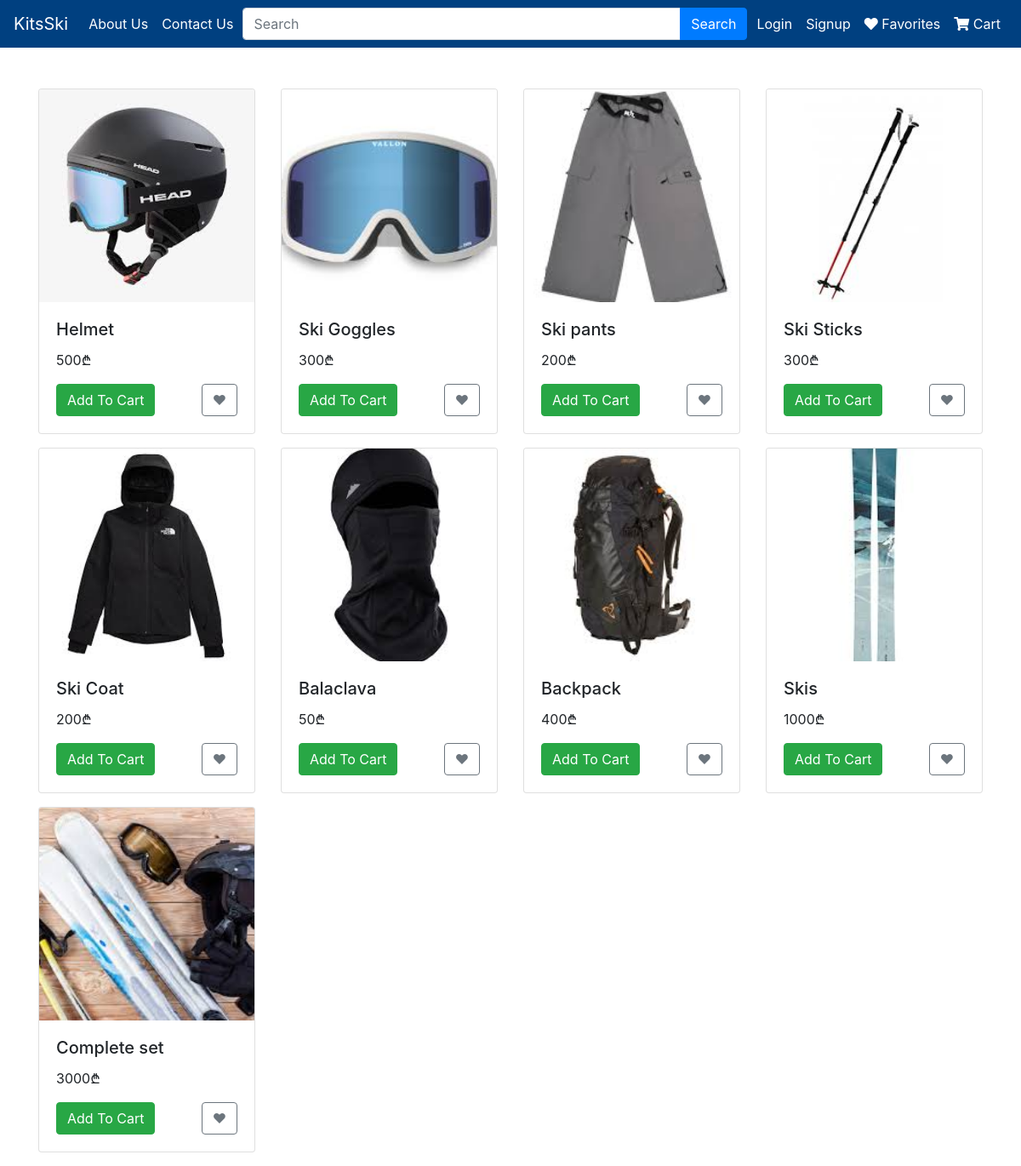
The page / on the database its author committed.
### models/Product.py (models this page shows)
class Product(db.Model):
    __tablename__ = "products"
    id = db.Column(db.Integer(), primary_key=True)
    name = db.Column(db.String(), nullable=False)
    price = db.Column(db.Integer(), nullable=False)
    image = db.Column(db.String())
    cart = db.relationship('Cart', back_populates='product')

### routes.py (the view, shortened to what this page needs)
@app.route("/", methods=['GET', 'POST'])
def home():
    search_form = SearchForm()
    product_form = ProductForm()
    if search_form.validate_on_submit():
        search_query = search_form.searchBar.data
        products = Product.query.filter(Product.name.ilike(f"%{search_query}%")).all()
    else:
        products = Product.query.all()
    return render_template("home.html", products=products, search_form=search_form, product_form=product_form)

### forms/SearchForm.py
class SearchForm(FlaskForm):
    searchBar = StringField('Search bar')
    searchButton = SubmitField('Search')

### forms/ProductForm.py
class ProductForm(FlaskForm):
    productId = StringField()
    addToCart = SubmitField('Add to cart')
    favorite = SubmitField('❤')

### templates/home.html (shortened to what this page needs)
{% extends "base.html" %}
{% block body %}
<div class="container mt-5">
    <div class="row">
        {% for product in products %}
        {% include "fragments/product_card.html" %}
        {% endfor %}
    </div>
</div>
{% endblock %}

### templates/base.html (shortened to what this page needs)
<!DOCTYPE html>
<html lang="en">
<head>
    <link href="https://maxcdn.bootstrapcdn.com/bootstrap/4.5.2/css/bootstrap.min.css" rel="stylesheet">
    <link href="https://cdnjs.cloudflare.com/ajax/libs/font-awesome/5.15.4/css/all.min.css" rel="stylesheet">
</head>
<body>
{% include "fragments/navbar.html" %}
{% block body %}
{% endblock %}
</body>
</html>

### templates/fragments/navbar.html (shortened to what this page needs)
<nav class="navbar navbar-expand-lg navbar-dark custom-navbar">
    <a class="navbar-brand" href="/">KitsSki</a>
    <div class="collapse navbar-collapse" id="navbarNav">
        <ul class="navbar-nav mr-auto">
            <li class="nav-item">
                <a class="nav-link" href="/about">About Us</a>
            </li>
            <li class="nav-item">
                <a class="nav-link" href="/contact">Contact Us</a>
            </li>
        </ul>
        <form class="form-inline my-2 my-lg-0 mx-auto" method="post" enctype="multipart/form-data">
            <div class="input-group">
                {{ search_form.searchBar(class="form-control", placeholder="Search") }}
                <div class="input-group-append">
                    {{ search_form.searchButton(class="btn btn-primary", type="submit") }}
                </div>
            </div>
        </form>
        <ul class="navbar-nav ml-auto">
             {% if current_user.is_authenticated %}
                {% if current_user.role == 'Admin' %}
                    <li class="nav-item">
                        <a class="nav-link" href="/addProduct">Add Product</a>
                    </li>
                    <li class="nav-item">
                        <a class="nav-link" href="/deleteProduct">Delete Product</a>
                    </li>
                {% else %}
                    <li class="nav-item">
                        <a class="nav-link" href="/addProduct">Add Product</a>
                    </li>
                {% endif %}
                <li class="nav-item">
                    <a class="nav-link" href="/logout">Logout</a>
                </li>
            {% else %}
                <li class="nav-item">
                    <a class="nav-link" href="/login">Login</a>
                </li>
                <li class="nav-item">
                    <a class="nav-link" href="/signup">Signup</a>
                </li>
            {% endif %}
            <li class="nav-item">
                <a class="nav-link" href="/favorite">
                    <i class="fas fa-heart"></i> Favorites
                </a>
            </li>
            <li class="nav-item">
                <a class="nav-link" href="/cart">
                    <i class="fas fa-shopping-cart"></i> Cart
                </a>
            </li>
        </ul>
    </div>
</nav>

### templates/fragments/product_card.html (shortened to what this page needs)
<div class="col-md-3 mb-3">
    <div class="card card-custom">
        <img src="static/images/{{ product.image }}" class="card-img-top" alt="Product Image">
        <div class="card-body">
            <h5 class="card-title">{{ product.name }}</h5>
            <p class="card-text">{{ product.price }}₾</p>
            <form method="post" enctype="multipart/form-data">
                <div class="d-flex justify-content-between">
                    {% if current_user.is_authenticated %}
                        {{ product_form.addToCart(class="btn btn-success") }}
                        {{ product_form.favorite(class="btn btn-outline-secondary") }}
                    {% else %}
                        <a class="btn btn-success" href="/login">Add To Cart</a>
                        <a class="btn btn-outline-secondary" href="/login">❤</a>
                    {% endif %}
                </div>
            </form>
        </div>
    </div>
</div>

### templates/fragments/navbar.html (style rules this page uses)
.custom-navbar { background-color: #004080 !important; }
.custom-navbar .nav-link, .custom-navbar .navbar-brand { color: #ffffff !important; }
.custom-navbar .nav-link { border-radius: 5px; transition: background-color 0.3s ease; }
.custom-navbar .form-inline { justify-content: center; }
.custom-navbar .form-inline { flex-grow: 1; }
.custom-navbar .input-group { width: 99%; }

### templates/home.html (style rules this page uses)
.card-custom .card-img-top { height: 250px; object-fit: cover; }

### rows shown on the page
Product: image (picture), name "Helmet", price "500"
Product: image (picture), name "Ski Goggles", price "300"
Product: image (picture), name "Ski pants", price "200"
Product: image (picture), name "Ski Sticks", price "300"
Product: image (picture), name "Ski Coat", price "200"
Product: image (picture), name "Balaclava", price "50"
Product: image (picture), name "Backpack", price "400"
Product: image (picture), name "Skis", price "1000"
Product: image (picture), name "Complete set", price "3000"
